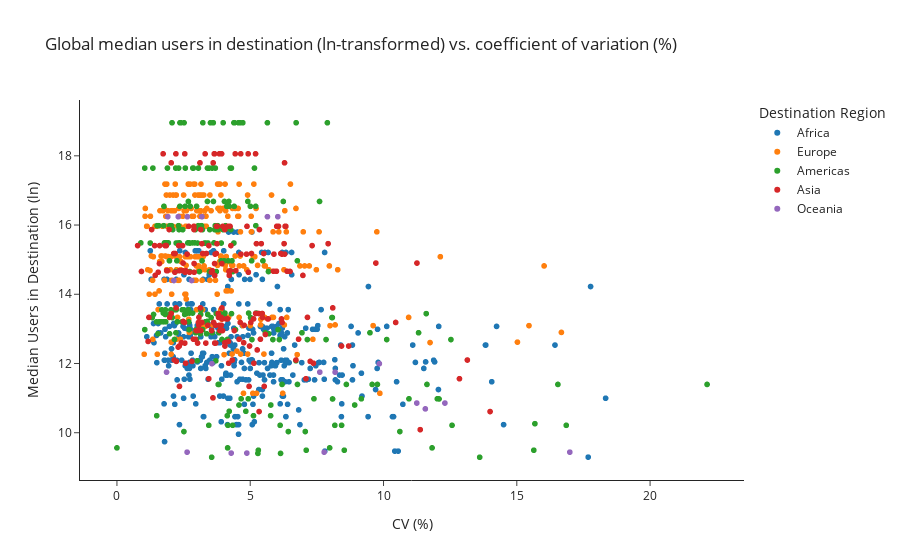

The notebook cell saved with this chart:
### Code cell
px.scatter(
    var_df, x='flow_variation_pct', y=np.log(var_df['users_dest_median']),
    hover_data={'country_orig': True, 'country_dest': True, 'users_dest_median': ':,', 'flow_std': ':.2f',
                'flow_variation_pct': ':.2f', 'region_dest': False},
    color='region_dest',
    title="Global median users in destination (ln-transformed) vs. coefficient of variation (%)",
    labels={"flow_variation_pct": "CV (%)",  "y": "Median Users in Destination (ln)",
            "region_dest": "Destination Region", 'country_orig': 'Origin Country',
            'country_dest': 'Destination Country', 'users_dest_median': 'median users in destination', 'flow_std': 'SD flow'},
    template="simple_white"
)

### Figure 1 — Plotly figure (JSON) as saved in the notebook; plotly's stock layout.template omitted (floating-point values rounded to 4 significant figures; data arrays with more than 128 entries replaced by an {"elided": "..."} marker saying what was removed)
{"data": [{"customdata": {"elided": "336x5 mixed values"}, "hovertemplate": "CV (%)=%{x:.2f}<br>Median Users in Destination (ln)=%{y}<br>Origin Country=%{customdata[0]}<br>Destination Country=%{customdata[1]}<br>median users in destination=%{customdata[2]:,}<br>SD flow=%{customdata[3]:.2f}<extra></extra>", "legendgroup": "Africa", "marker": {"color": "#1F77B4", "symbol": "circle"}, "mode": "markers", "name": "Africa", "showlegend": true, "type": "scattergl", "x": {"elided": "336 float values"}, "xaxis": "x", "y": {"elided": "336 float values"}, "yaxis": "y"}, {"customdata": {"elided": "252x5 mixed values"}, "hovertemplate": "CV (%)=%{x:.2f}<br>Median Users in Destination (ln)=%{y}<br>Origin Country=%{customdata[0]}<br>Destination Country=%{customdata[1]}<br>median users in destination=%{customdata[2]:,}<br>SD flow=%{customdata[3]:.2f}<extra></extra>", "legendgroup": "Europe", "marker": {"color": "#FF7F0E", "symbol": "circle"}, "mode": "markers", "name": "Europe", "showlegend": true, "type": "scattergl", "x": {"elided": "252 float values"}, "xaxis": "x", "y": {"elided": "252 float values"}, "yaxis": "y"}, {"customdata": {"elided": "252x5 mixed values"}, "hovertemplate": "CV (%)=%{x:.2f}<br>Median Users in Destination (ln)=%{y}<br>Origin Country=%{customdata[0]}<br>Destination Country=%{customdata[1]}<br>median users in destination=%{customdata[2]:,}<br>SD flow=%{customdata[3]:.2f}<extra></extra>", "legendgroup": "Americas", "marker": {"color": "#2CA02C", "symbol": "circle"}, "mode": "markers", "name": "Americas", "showlegend": true, "type": "scattergl", "x": {"elided": "252 float values"}, "xaxis": "x", "y": {"elided": "252 float values"}, "yaxis": "y"}, {"customdata": {"elided": "187x5 mixed values"}, "hovertemplate": "CV (%)=%{x:.2f}<br>Median Users in Destination (ln)=%{y}<br>Origin Country=%{customdata[0]}<br>Destination Country=%{customdata[1]}<br>median users in destination=%{customdata[2]:,}<br>SD flow=%{customdata[3]:.2f}<extra></extra>", "legendgroup": "Asia", "marker": {"color": "#D62728", "symbol": "circle"}, "mode": "markers", "name": "Asia", "showlegend": true, "type": "scattergl", "x": {"elided": "187 float values"}, "xaxis": "x", "y": {"elided": "187 float values"}, "yaxis": "y"}, {"customdata": [["Australia", "New Zealand", 1789728, 133.4, "Oceania"], ["Fiji", "Papua New Guinea", 161947, 4.273, "Oceania"], ["Fiji", "Solomon Islands", 12558, 3.802, "Oceania"], ["Fiji", "Vanuatu", 12220, 3.355, "Oceania"], ["French Guiana", "New Caledonia", 51897, 2.252, "Oceania"], ["French Polynesia", "New Caledonia", 51897, 1.737, "Oceania"], ["India", "Australia", 11312303, 3927.0, "Oceania"], ["Malaysia", "Australia", 11312303, 342.3, "Oceania"], ["New Caledonia", "French Polynesia", 43864, 6.265, "Oceania"], ["New Zealand", "Australia", 11312303, 234.0, "Oceania"], ["Papua New Guinea", "Fiji", 126689, 5.749, "Oceania"], ["Papua New Guinea", "Solomon Islands", 12558, 5.215, "Oceania"], ["Philippines", "Australia", 11312303, 1386.0, "Oceania"], ["Singapore", "Australia", 11312303, 305.9, "Oceania"], ["Solomon Islands", "Fiji", 126689, 1.748, "Oceania"], ["Solomon Islands", "Papua New Guinea", 161947, 2.018, "Oceania"], ["Solomon Islands", "Vanuatu", 12220, 0.6876, "Oceania"], ["Sri Lanka", "New Zealand", 1789728, 66.13, "Oceania"], ["United Arab Emirates", "Australia", 11312303, 242.4, "Oceania"], ["Vanuatu", "Fiji", 126689, 1.618, "Oceania"], ["Vanuatu", "Solomon Islands", 12558, 1.555, "Oceania"]], "hovertemplate": "CV (%)=%{x:.2f}<br>Median Users in Destination (ln)=%{y}<br>Origin Country=%{customdata[0]}<br>Destination Country=%{customdata[1]}<br>median users in destination=%{customdata[2]:,}<br>SD flow=%{customdata[3]:.2f}<extra></extra>", "legendgroup": "Oceania", "marker": {"color": "#9467BD", "symbol": "circle"}, "mode": "markers", "name": "Oceania", "showlegend": true, "type": "scattergl", "x": [2.137, 3.562, 7.773, 4.286, 12.3, 11.25, 6.034, 3.186, 11.57, 2.641, 1.861, 2.631, 5.645, 2.3, 8.183, 9.845, 4.872, 2.8, 1.908, 7.61, 16.99], "xaxis": "x", "y": [14.4, 12.0, 9.438, 9.411, 10.86, 10.86, 16.24, 16.24, 10.69, 16.24, 11.75, 9.438, 16.24, 16.24, 11.75, 12.0, 9.411, 14.4, 16.24, 11.75, 9.438], "yaxis": "y"}], "layout": {"legend": {"title": {"text": "Destination Region"}, "tracegroupgap": 0}, "title": {"text": "Global median users in destination (ln-transformed) vs. coefficient of variation (%)"}, "xaxis": {"anchor": "y", "domain": [0, 1], "title": {"text": "CV (%)"}}, "yaxis": {"anchor": "x", "domain": [0, 1], "title": {"text": "Median Users in Destination (ln)"}}}}
